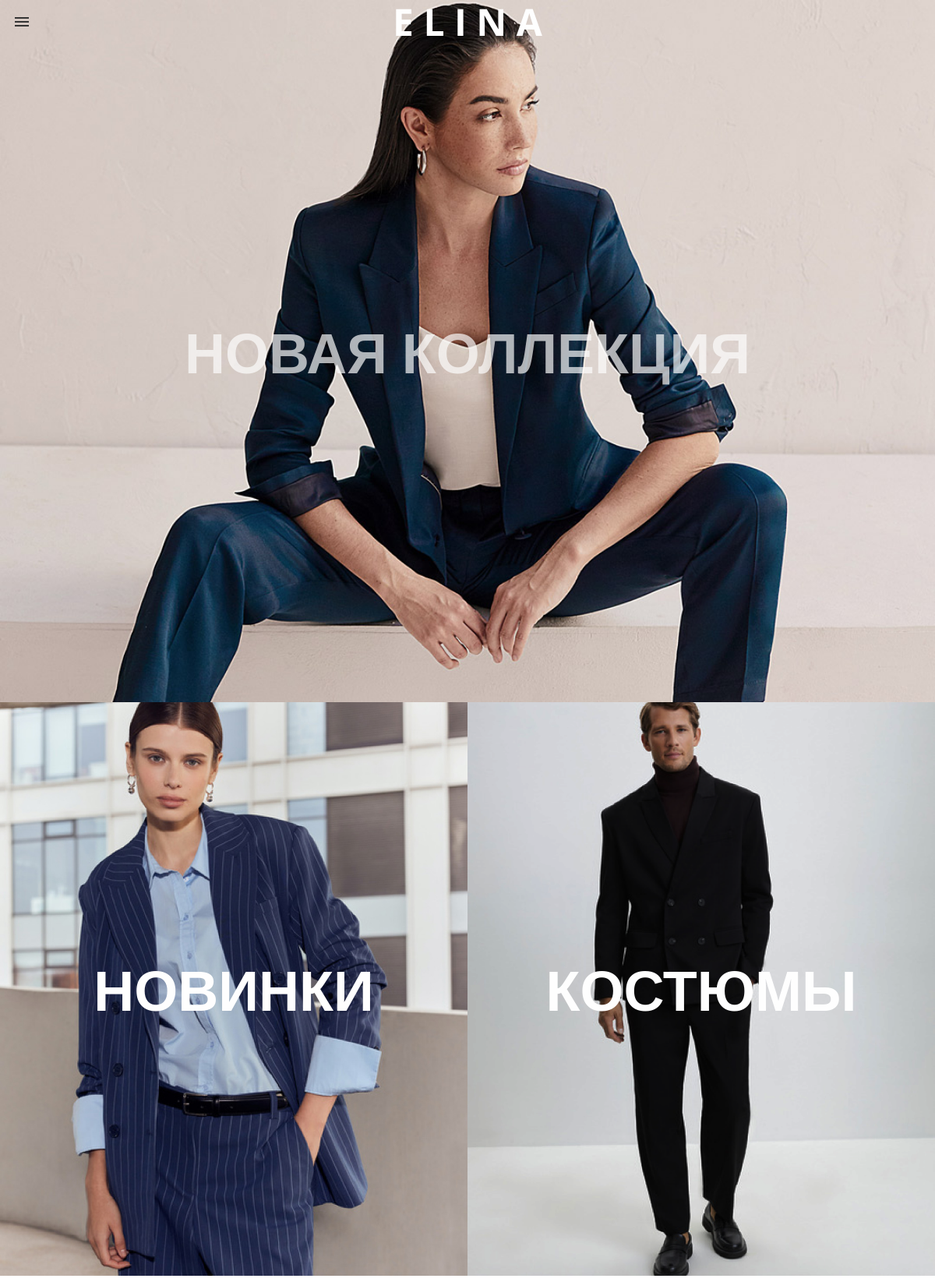
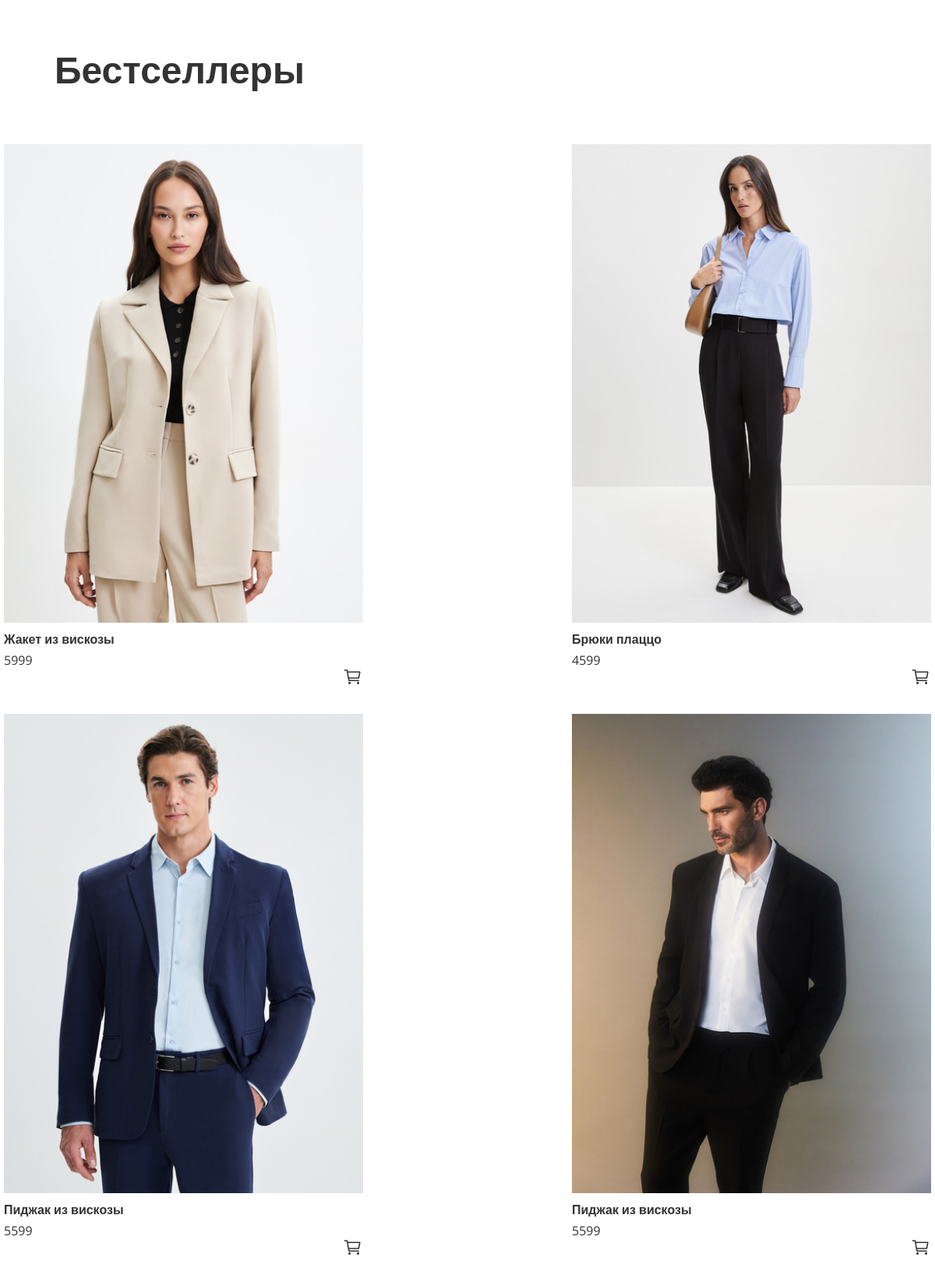
The page / (upper part) on the database its author committed (2 pictures, top to bottom).
### tables this page shows
CREATE TABLE catalog (
id integer PRIMARY KEY,
title text NOT NULL,
price text NOT NULL,
imageurl text NOT NULL
);

### routing.py (the view)
@app.route('/')
def main():
  db = get_db()
  cursor = db.execute('SELECT id, title, price, imageurl FROM catalog LIMIT 4')
  products = cursor.fetchall()
  return render_template('main.html', header_style='white-text', menu=[], products=products)

### routing.py (called while the page is built)
def connect_db():
  conn = sqlite3.connect(app.config['DATABASE'])
  conn.row_factory = sqlite3.Row
  return conn

def get_db():
  if not hasattr(g, 'link_db'):
    g.link_db = connect_db()
  return g.link_db

### templates/main.html (shortened to what this page needs)
{% extends "base.html" %}
{% block content %}
  <div class="container">
    <div class="image-container preview-main">
      <img src="static/assets/images/preview_main.jpg">
      <div class="image-text">НОВАЯ КОЛЛЕКЦИЯ</div>
    </div>
    <div class="preview-catalog">
      <div class="image-container half-width" onclick="openCatalog()">
        <img src="static/assets/images/preview_left.jpg">
        <div class="image-text">НОВИНКИ</div>
      </div>
      <div class="image-container half-width" onclick="openCatalog()">
        <img src="static/assets/images/preview_right.png">
        <div class="image-text">КОСТЮМЫ</div>
      </div>
    </div>
    <div class="mini-catalog-title">Бестселлеры</div>
    <div class="basic-catalog">
      {% for product in products %}
        <div class="basic-catalog-item">
          <div class="product-info">
            <a class='no-underline' href="{{ url_for('product', id=product['id']) }}">
              <div class="basic-image-container">
                <img class="basic-item-image" src="{{ product['imageurl'] }}" alt="{{ product['title'] }}">
              </div>
            </a>
            <div class="product-info">
              <div class="basic-item-title">{{ product['title'] }}</div>
              <p class="basic-item-cost">{{ product['price'] }}</p>
              <form action="{{ url_for('add_to_cart') }}" method="post">
                <button class="cart-button" type="submit">
                  {% if product['id'] in cart %}
                    <img class="cart-icon" src="{{ url_for('static', filename='/assets/icons/icon_cart.svg') }}" data-added="true">
                  {% else %}
                    <img class="cart-icon" src="{{ url_for('static', filename='/assets/icons/icon_cart_outline.svg') }}" data-added="false">
                  {% endif %}
                </button>
              </form>
            </div>
          </div>
        </div>
      {% endfor %}
    </div>
  </div>
{% endblock %}

### static/css/base.css (style rules this page uses)
html { font-family: 'Open Sans', sans-serif; font-style: normal; padding: 0; }
body { margin: 0; color: #fefefe; }

### static/css/main.css (style rules this page uses)
.container { display: flex; flex-direction: column; }
.preview-main { width: 100%; height: auto; }
.preview-catalog { display: flex; width: 100%; }
.image-container { position: relative; overflow: hidden; }
.image-container img { display: block; width: 100%; height: auto; }
.image-text { position: absolute; top: 50%; left: 50%; transform: translate(-50%, -50%); text-align: center; max-width: 80%; white-space: nowrap; font-weight: 700; font-size: 6vw; }
.preview-main .image-text { color: #fefefeae; }
.half-width { width: 50%; height: auto; }
.half-width .image-text { color: #fefefe; cursor: pointer; }
.mini-catalog-title { margin: 64px 0 64px 70px; font-size: 48px; font-weight: 700; color: #333333; text-align: left; }
.cart-icon { width: 25px; height: 25px; cursor: pointer; margin-left: 435px; }

### static/css/catalog.css (style rules this page uses)
a.no-underline { text-decoration: none; }
.basic-image-container { position: relative; overflow: hidden; }
.basic-image-container img { display: block; width: 100%; height: auto; }
.basic-catalog { display: flex; flex-wrap: wrap; justify-content: space-between; width: 100%; }
.basic-catalog .basic-catalog-item { flex-basis: calc(25% - 10px); margin: 0 5px 20px; box-sizing: border-box; }
.basic-catalog .basic-catalog-item .basic-image-container { position: relative; overflow: hidden; }
.basic-catalog .basic-catalog-item .basic-item-image { width: 100%; height: auto; display: block; }
.basic-catalog .basic-catalog-item .basic-item-title { margin-top: 10px; font-size: 16px; font-weight: bold; color: #333333; }
.basic-catalog .basic-catalog-item .basic-item-cost { margin-top: 5px; font-size: 16px; color: #333333; }
.cart-icon { width: 25px; height: 25px; cursor: pointer; margin: -910px 1px 10px 435px; }
.cart-button { background: none; border: none; padding: 0; cursor: pointer; display: inline-block; }
.product-info { display: flex; flex-direction: column; }

### static/css/404.css (style rules this page uses)
p { font-size: 18px; color: #666; }

### rows shown on the page
catalog: imageurl (picture), title "Жакет из вискозы", price "5999"
catalog: imageurl (picture), title "Брюки плаццо", price "4599"
catalog: imageurl (picture), title "Пиджак из вискозы", price "5599"
catalog: imageurl (picture), title "Пиджак из вискозы", price "5599"
